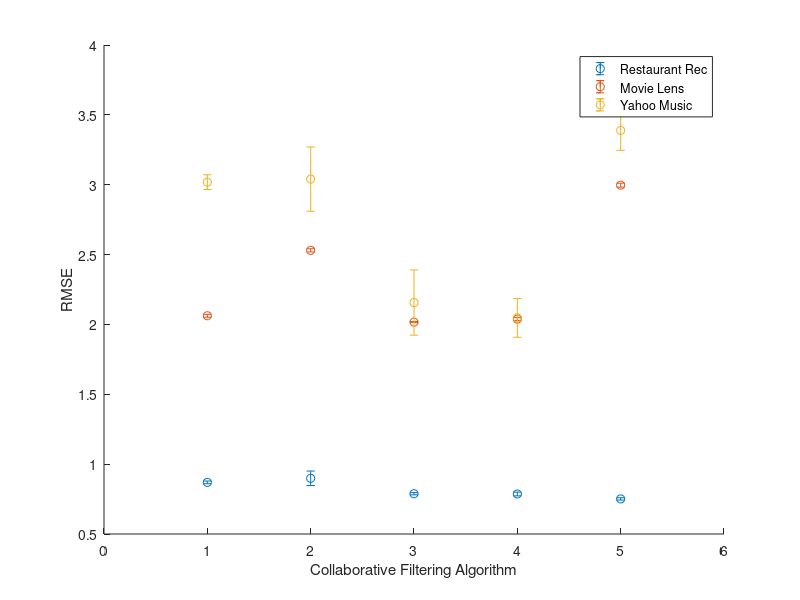

MATLAB code for this plot:
% Script to plot the final resultss of all the collaborative filtering algorithms.
clear all

x = [1 2 3 4 5];

y_rr = [0.8694 0.8988 0.7881 0.7863 0.7510]; 
y_ml = [2.0622 2.5301 2.0166 2.0381 2.9969]; 
y_ym = [3.0184 3.0402 2.1567 2.0466 3.3885]; 

err_rr = [0.0097 0.0519 0.0079 0.0135 0.0083];
err_ml = [0.0103  0.0112 0.0039 0.0106 0.0142];
err_ym = [0.0528 0.2302 0.2333 0.1385 0.1422];

hold on
rr = errorbar(x,y_rr,err_rr,'o');
ml = errorbar(x,y_ml,err_ml,'o');
ym = errorbar(x,y_ym,err_ym,'o');

xlabel('Collaborative Filtering Algorithm') % x axis is the item no.
ylabel('RMSE') % y axis is the frequency of the item no.
legend('Restaurant Rec','Movie Lens','Yahoo Music')